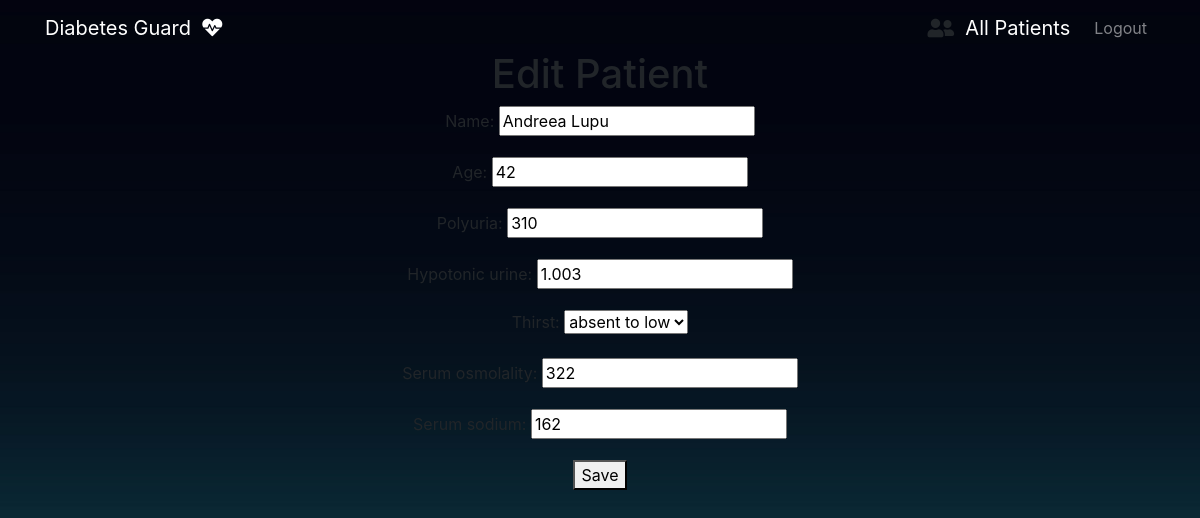
Before: /edit_patient/14 (signed in) with the older database file.
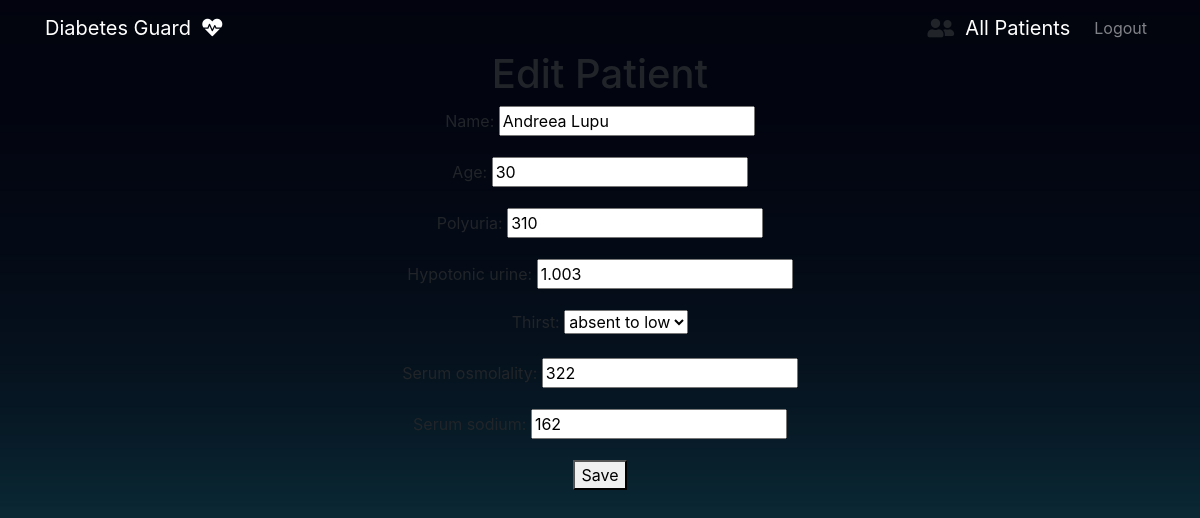
After: the same page with the newer database file.
### todo/models.py (models this page shows, shortened)
class Data(models.Model):
  name=models.CharField(max_length=50, null=True)
  age=models.PositiveIntegerField(validators=[MinValueValidator(1),MaxValueValidator(140)],null=True)
  polyuria=models.PositiveIntegerField(validators=[MaxValueValidator(1000)],null=True)
  hypotonic_urine=models.FloatField(validators=[MaxValueValidator(5)],null=True)
  thirst=models.PositiveIntegerField(choices=thirst_choices, null=True)
  serum_osmolality=models.PositiveIntegerField(validators=[MaxValueValidator(500)],null=True)
  serum_sodium=models.PositiveIntegerField(validators=[MaxValueValidator(500)],null=True)
  diagnosis=models.CharField(max_length=30, blank=True)
  date=models.DateTimeField(auto_now_add=True)
  class Meta:
    ordering=['-date']

### todo/views.py (the view)
# urls.py: path('edit_patient/<int:pk>', edit_patient, name='edit_patient'),
@login_required
def edit_patient(request, pk):
    patient = get_object_or_404(Data, pk=pk)
    if request.method == 'POST':
        form = DataForm(request.POST, instance=patient)
        if form.is_valid():
            form.save()
            return redirect('dashboard-predictions')
    else:
        form = DataForm(instance=patient)
    return render(request, 'dashboard/edit_patient.html', {'form': form})

### todo/forms.py
class DataForm(forms.ModelForm):
  class Meta:
    model = Data
    fields = ['name','age','polyuria','hypotonic_urine','thirst','serum_osmolality','serum_sodium']

### templates/dashboard/edit_patient.html (shortened to what this page needs)
{% extends 'partials/base.html' %}
{% block content %}
  <h1>Edit Patient</h1>
  <form method="post">
    {{ form.as_p }}
    <button type="submit">Save</button>
  </form>
{% endblock %}

### templates/partials/base.html (shortened to what this page needs)
<!doctype html>
{% load static %}
<html lang="en">
  <head>
    <link rel="stylesheet" href="https://cdn.jsdelivr.net/npm/bootstrap@4.6.2/dist/css/bootstrap.min.css">
  </head>
  <body>
    {%include 'partials/nav.html' %}
    <div class="content">
      {%block content%}
      {% endblock %}
    </div>
  </body>
</html>

### templates/partials/nav.html (shortened to what this page needs)
<link rel="stylesheet" href="https://use.fontawesome.com/releases/v5.14.0/css/all.css">
<nav class="navbar navbar-expand-lg navbar-dark bg-black">
  <div class='container'>
    <a class="navbar-brand" href="{% url 'dashboard-index'%}">Diabetes Guard&nbsp <i class="fas fa-heartbeat pulse"></i></a>
    <div class="collapse navbar-collapse" id="navbarNav">
      <ul class="navbar-nav ml-auto">
        <li class="nav-item">
          <i class="fas fa-user-friends fa-lg"></i><a class="navbar-brand" href="{% url 'dashboard-predictions'%}">&nbsp All Patients</a>
        </li>
        <li class="nav-item">
          <a class="nav-link" href="{%url 'login'%}">Logout</a>
        </li>
      </ul>
    </div>
  </div>
</nav>

### templates/partials/nav.html (style rules this page uses)
.navbar { background-color: transparent !important; }
.pulse { animation: pulse 4s infinite; }

Changed rows visible on the page:
changed Data "Andreea Lupu": age "42" → "30"
